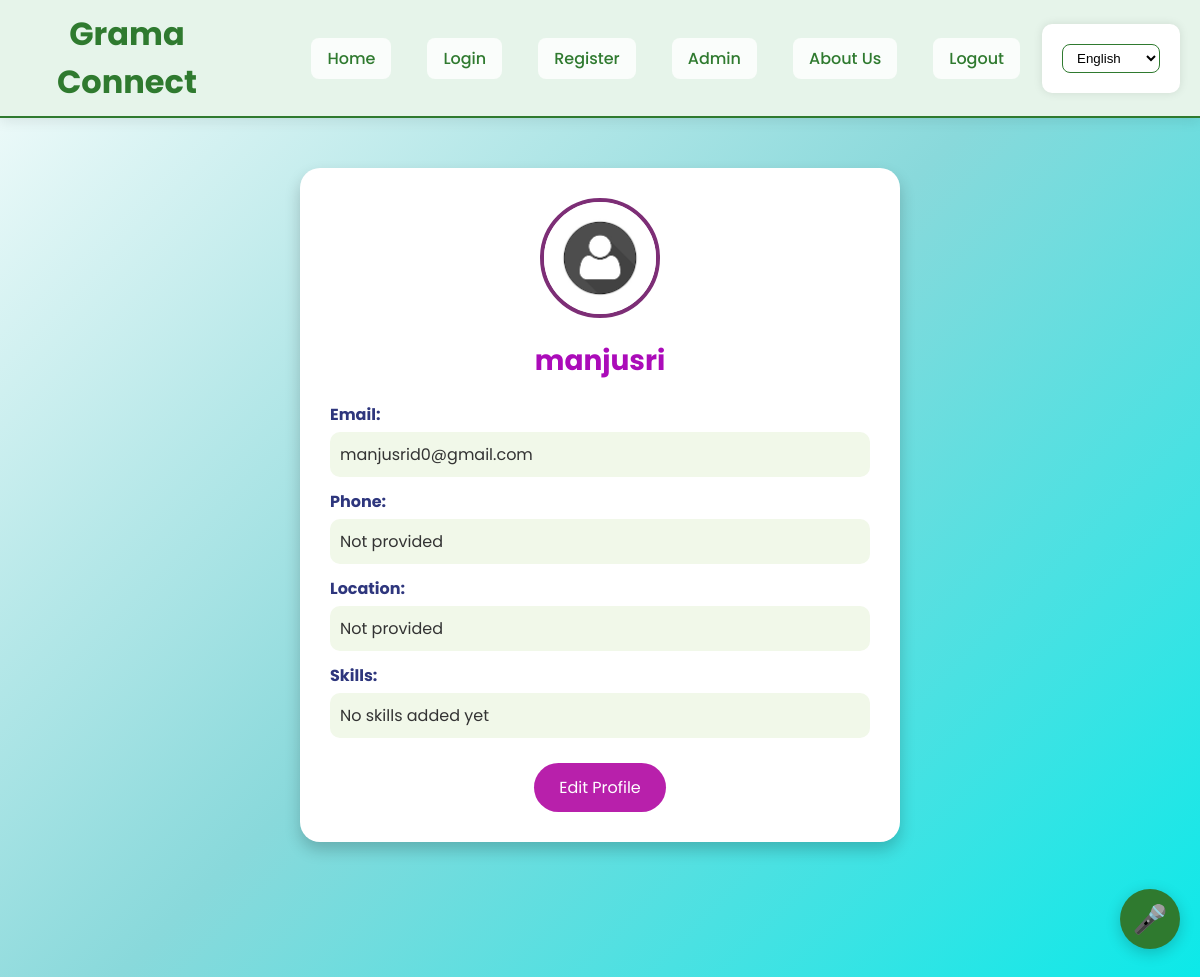
The app's page /profile (signed in), older data.
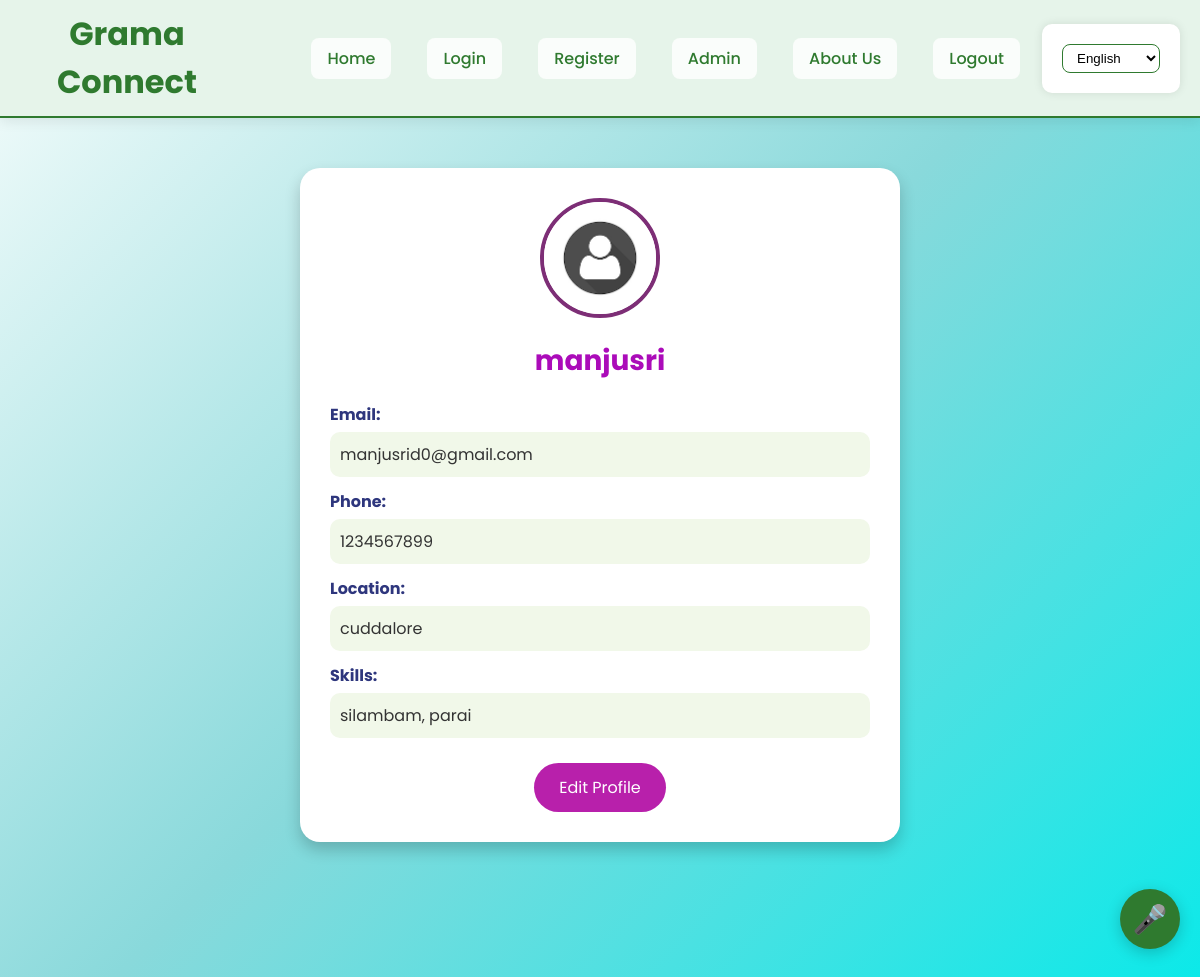
The same page, newer data.
### app.py (models this page shows)
class User(UserMixin, db.Model):
    id = db.Column(db.Integer, primary_key=True)
    name = db.Column(db.String(150))
    email = db.Column(db.String(150), unique=True)
    phone = db.Column(db.String(50))
    location = db.Column(db.String(150))
    skills = db.Column(db.Text)
    password = db.Column(db.String(150))

### app.py (the view)
@app.route("/profile")
@login_required
def profile():
    return render_template("profile.html")

### app.py (called while the page is built)
def get_locale():
    return session.get('lang', request.accept_languages.best_match(['en', 'ta', 'hi', 'te', 'ml']))

@app.context_processor
def inject_locale():
    return dict(get_locale=get_locale)

@login_manager.user_loader
def load_user(user_id):
    return User.query.get(int(user_id))

### templates/profile.html (shortened to what this page needs)
{% extends "base.html" %}
{% block content %}
<div class="profile-container">
    <div class="profile-header">
        <img src="{{ url_for('static', filename='uploads/default.png') }}" alt="Profile Picture" class="profile-pic">
        <h2>{{ current_user.name }}</h2>
    </div>
    <div class="profile-details">
        <label>Email:</label>
        <p>{{ current_user.email }}</p>
        <label>Phone:</label>
        <p>{{ current_user.phone if current_user.phone else "Not provided" }}</p>
        <label>Location:</label>
        <p>{{ current_user.location if current_user.location else "Not provided" }}</p>
        <label>Skills:</label>
        <p>{{ current_user.skills if current_user.skills else "No skills added yet" }}</p>
    </div>
    <a href="{{ url_for('edit_profile') }}" class="edit-btn">Edit Profile</a>
</div>
{% endblock %}

### templates/base.html (shortened to what this page needs)
<!DOCTYPE html>
<html lang="{{ get_locale() }}">
<head>
  <link rel="stylesheet" href="{{ url_for('static', filename='style.css') }}">
</head>
<body onload="greetUser(); addVoiceToAllElements();">
  <header>
    <h1>{{ _("Grama Connect") }}</h1>
    <div style="display:flex; align-items:center; gap:12px; width:100%; justify-content:flex-end;">
      <nav class="nav-links">
        <a href="{{ url_for('home') }}">{{ _("Home") }}</a>
        <a href="{{ url_for('user_login') }}">{{ _("Login") }}</a>
        <a href="{{ url_for('register') }}">{{ _("Register") }}</a>
        <a href="{{ url_for('admin_login') }}">{{ _("Admin") }}</a>
        <a href="{{ url_for('about') }}">{{ _("About Us") }}</a>
        <a href="{{ url_for('logout') }}">{{ _("Logout") }}</a>
      </nav>
      <div class="language-selector">
        <form>
          <select onchange="location = this.value;">
            {% for code, name in config['LANGUAGES'].items() %}
              <option value="{{ url_for('set_language', language=code) }}" {% if code == get_locale() %} selected {% endif %}>{{ name }}</option>
            {% endfor %}
          </select>
        </form>
      </div>
    </div>
  </header>
  {% block content %}{% endblock %}
  <button id="assistant-btn" onclick="toggleAssistant()">🎤</button>
</body>
</html>

### static/style.css (style rules this page uses)
body { font-family: Arial, sans-serif; color: #dfd6d6; background: #71941f; margin: 0; padding: 0; }
html, body { height: 100%; overflow-y: scroll; }
header { background: #eef5f5; color: white; padding: 15px; text-align: center; }
nav a { color: white; margin: 0 10px; text-decoration: none; }
form { background: #ffffff; padding: 20px; max-width: 400px; margin: 0 auto; border-radius: 10px; box-shadow: 0 0 10px rgba(0,0,0,0.1); }
input, button { color: black; width: 100%; padding: 10px; margin-top: 5px; margin-bottom: 15px; border: 1px solid #ccc; border-radius: 5px; }
button { background: #f3f3f5; color: rgb(11, 4, 105); border: none; cursor: pointer; }
header { background: rgba(0, 0, 0, 0.5); background-size: cover; background-position: center; color: white; padding: 20px; text-align: center; z-index: 2; position: relative; }
body { overflow-y: scroll; }

### templates/base.html (style rules this page uses)
* { box-sizing: border-box; margin: 0; padding: 0; }
body { font-family: 'Poppins', sans-serif; background-color: #f5faf5; color: #2f4f2f; overflow-x: hidden; }
a { text-decoration: none; }
header { position: sticky; top: 0; background: #e6f4ea; box-shadow: 0 4px 12px rgba(0,0,0,0.08); z-index: 100; padding: 10px 20px; display: flex; justify-content: space-between; align-items: center; border-bottom: 2px solid #2f7a2f; }
header h1 { font-size: 2rem; color: #2f7a2f; font-weight: 700; }
nav { display: flex; align-items: center; gap: 16px; }
nav a { padding: 8px 16px; border-radius: 8px; font-weight: 500; color: #2f7a2f; transition: all 0.3s ease; background: #ffffffcc; }
.nav-links { display: flex; gap: 16px; }
.language-selector select { padding: 5px 10px; border-radius: 8px; border: 1px solid #2f7a2f; font-weight: 500; background: #fff; cursor: pointer; transition: 0.3s; }
#assistant-btn { position: fixed; bottom: 20px; right: 20px; background-color: #2f7a2f; color: #fff; border: none; border-radius: 50%; width: 60px; height: 60px; font-size: 28px; cursor: pointer; box-shadow: 0 4px 15px rgba(0,0,0,0.2); transition: transform 0.3s ease; }

### templates/profile.html (style rules this page uses)
body { font-family: "Poppins", sans-serif; background: linear-gradient(135deg, #f7fdfc,#89d9db, #0be9e9); margin: 0; padding: 0; height: 100vh; overflow-y: scroll; }
.profile-container { max-width: 600px; margin: 50px auto; background: #fff; padding: 30px; border-radius: 20px; box-shadow: 0 8px 16px rgba(0,0,0,0.2); text-align: center; position: relative; z-index: 1; }
.profile-header { margin-bottom: 20px; }
.profile-header h2 { font-size: 28px; font-weight: bold; color: #ab0bb9; }
.profile-pic { width: 120px; height: 120px; border-radius: 50%; object-fit: cover; border: 4px solid #7d2e76; margin-bottom: 15px; position: relative; z-index: 2; background: #fff; }
.profile-details { text-align: left; margin-top: 20px; }
.profile-details label { font-weight: bold; color: #2e367d; display: block; margin-top: 12px; }
.profile-details p { background: #f1f8e9; padding: 10px; border-radius: 10px; margin: 5px 0; font-size: 16px; color: #333; }
.edit-btn { display: inline-block; background: #b820ab; color: #fff; padding: 12px 25px; border-radius: 30px; text-decoration: none; font-size: 16px; margin-top: 20px; transition: 0.3s; }

Row changes from the older to the newer data that the page shows:
changed User "manjusri": phone "Not provided" → "1234567899"; location "Not provided" → "cuddalore"; skills "No skills added yet" → "silambam, parai"
